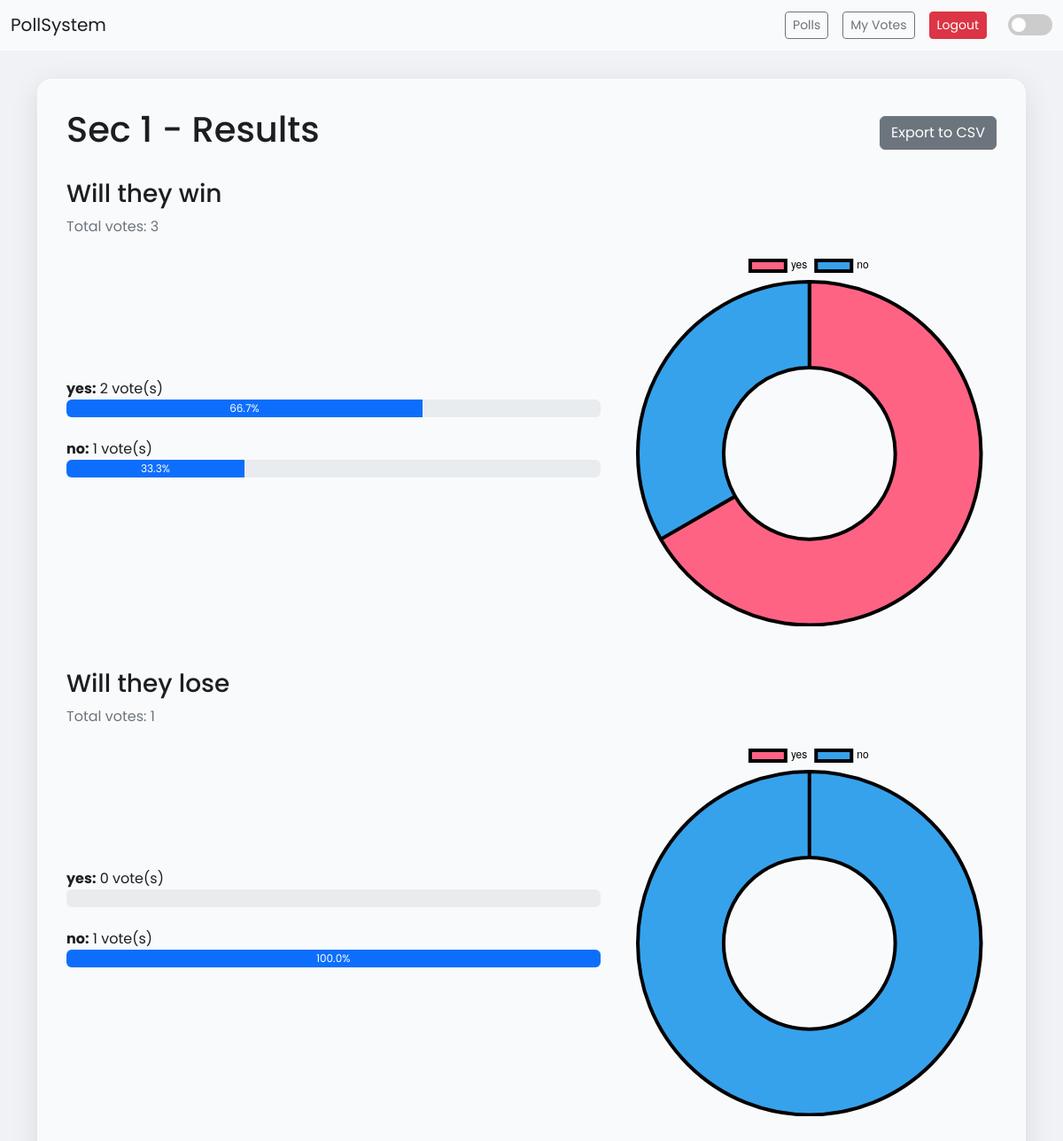
The app's page /poll/3/results/ (signed in) with its own data.
### poll/models.py (models this page shows, shortened)
class Poll(models.Model):
    title = models.CharField(max_length=200)
    description = models.TextField(blank=True)
    start_date = models.DateTimeField(default=timezone.now)
    end_date = models.DateTimeField(null=True, blank=True)
    created_by = models.ForeignKey(User, on_delete=models.CASCADE)

class Question(models.Model):
    poll = models.ForeignKey(Poll, related_name='questions', on_delete=models.CASCADE)
    question_text = models.CharField(max_length=200)

class Choice(models.Model):
    question = models.ForeignKey(Question, related_name='choices', on_delete=models.CASCADE)
    choice_text = models.CharField(max_length=200)

### poll/views.py (the view)
# urls.py: path('poll/<int:poll_id>/results/', views.poll_results, name='poll_results'),
@login_required
def poll_results(request, poll_id):
    poll = get_object_or_404(Poll, pk=poll_id)
    results = {}
    for question in poll.questions.all():
        choices_with_votes = question.choices.annotate(vote_count=Count('vote'))
        total_votes = sum(c.vote_count for c in choices_with_votes)
        for choice in choices_with_votes:
            if total_votes > 0:
                choice.percentage = (choice.vote_count / total_votes) * 100
            else:
                choice.percentage = 0  # Avoid division by zero
        results[question] = {
            'choices': choices_with_votes,
            'total_votes': total_votes
        }
    return render(request, 'poll/poll_results.html', {'poll': poll, 'results': results})

### poll/templates/poll/poll_results.html (shortened to what this page needs)
{% extends 'base.html' %}
{% block content %}
<div class="glass-card">
    <div class="d-flex justify-content-between align-items-center mb-4">
        <h1>{{ poll.title }} - Results</h1>
        <a href="{% url 'export_results_csv' poll.id %}" class="btn btn-secondary">Export to CSV</a>
    </div>
    {% for question, data in results.items %}
    <div class="mb-5">
        <h3>{{ question.question_text }}</h3>
        <p class="text-muted">Total votes: {{ data.total_votes }}</p>
        <div class="row align-items-center">
            <div class="col-md-7">
                {% for choice in data.choices %}
                <div>
                    <strong>{{ choice.choice_text }}:</strong> {{ choice.vote_count }} vote(s)
                    <div class="progress" style="height: 20px;">
                        <div class="progress-bar" role="progressbar"
                             style="width: {{ choice.percentage|floatformat:2 }}%;"
                             aria-valuenow="{{ choice.percentage|floatformat:2 }}"
                             aria-valuemin="0" aria-valuemax="100">
                             {% if choice.percentage > 0 %}
                                 {{ choice.percentage|floatformat:1 }}%
                             {% endif %}
                        </div>
                    </div>
                </div>
                <br>
                {% endfor %}
            </div>
            <div class="col-md-5">
                <canvas id="chart{{ question.id }}"></canvas>
            </div>
        </div>
    </div>
    <script>
        document.addEventListener('DOMContentLoaded', () => {
            const ctx{{ question.id }} = document.getElementById('chart{{ question.id }}').getContext('2d');
            new Chart(ctx{{ question.id }}, {
                type: 'doughnut',
                data: {
                    labels: [{% for choice in data.choices %}'{{ choice.choice_text }}',{% endfor %}],
                    datasets: [{
                        data: [{% for choice in data.choices %}{{ choice.vote_count }},{% endfor %}],
                        backgroundColor: ['#FF6384', '#36A2EB', '#FFCE56', '#4BC0C0', '#9966FF', '#FF9F40'],
                        borderColor: 'var(--card-bg)',
                        borderWidth: 4,
                        hoverOffset: 8
                    }]
                },
                options: {
                    responsive: true,
                    plugins: {
                        legend: {
                            position: 'top',
                            labels: {
                                color: 'var(--text-color)'
                            }
                        }
                    }
                }
            });
        });
    </script>
    {% endfor %}
</div>
{% endblock %}

### poll/templates/base.html (style rules this page uses)
.btn { transition: all 0.5s ease; }
:root { --bg-color: #f0f2f5; --text-color: #1c1e21; --card-bg: rgba(255, 255, 255, 0.6); --card-border: rgba(255, 255, 255, 0.3); --primary-color: #0d6efd; --particle-color: #888888; }
body { font-family: 'Poppins', sans-serif; background-color: var(--bg-color); color: var(--text-color); transition: background-color 0.3s, color 0.3s; }
.glass-card { background: var(--card-bg); backdrop-filter: blur(10px); -webkit-backdrop-filter: blur(10px); border: 1px solid var(--card-border); border-radius: 1rem; padding: 2rem; box-shadow: 0 8px 32px 0 rgba(0, 0, 0, 0.1); transition: background 0.3s, border 0.3s; }

### records on screen
Poll: title "Sec 1"
Question: question_text "Will they win", total_votes "3"
Choice: choice_text "yes", vote_count "2", percentage "66.7"
Choice: choice_text "no", vote_count "1", percentage "33.3"
Question: question_text "Will they lose", total_votes "1"
Choice: choice_text "yes", vote_count "0"
Choice: choice_text "no", vote_count "1", percentage "100.0"

### other values on screen
chart data {{ choice.choice_text }} yes, no, yes, no
